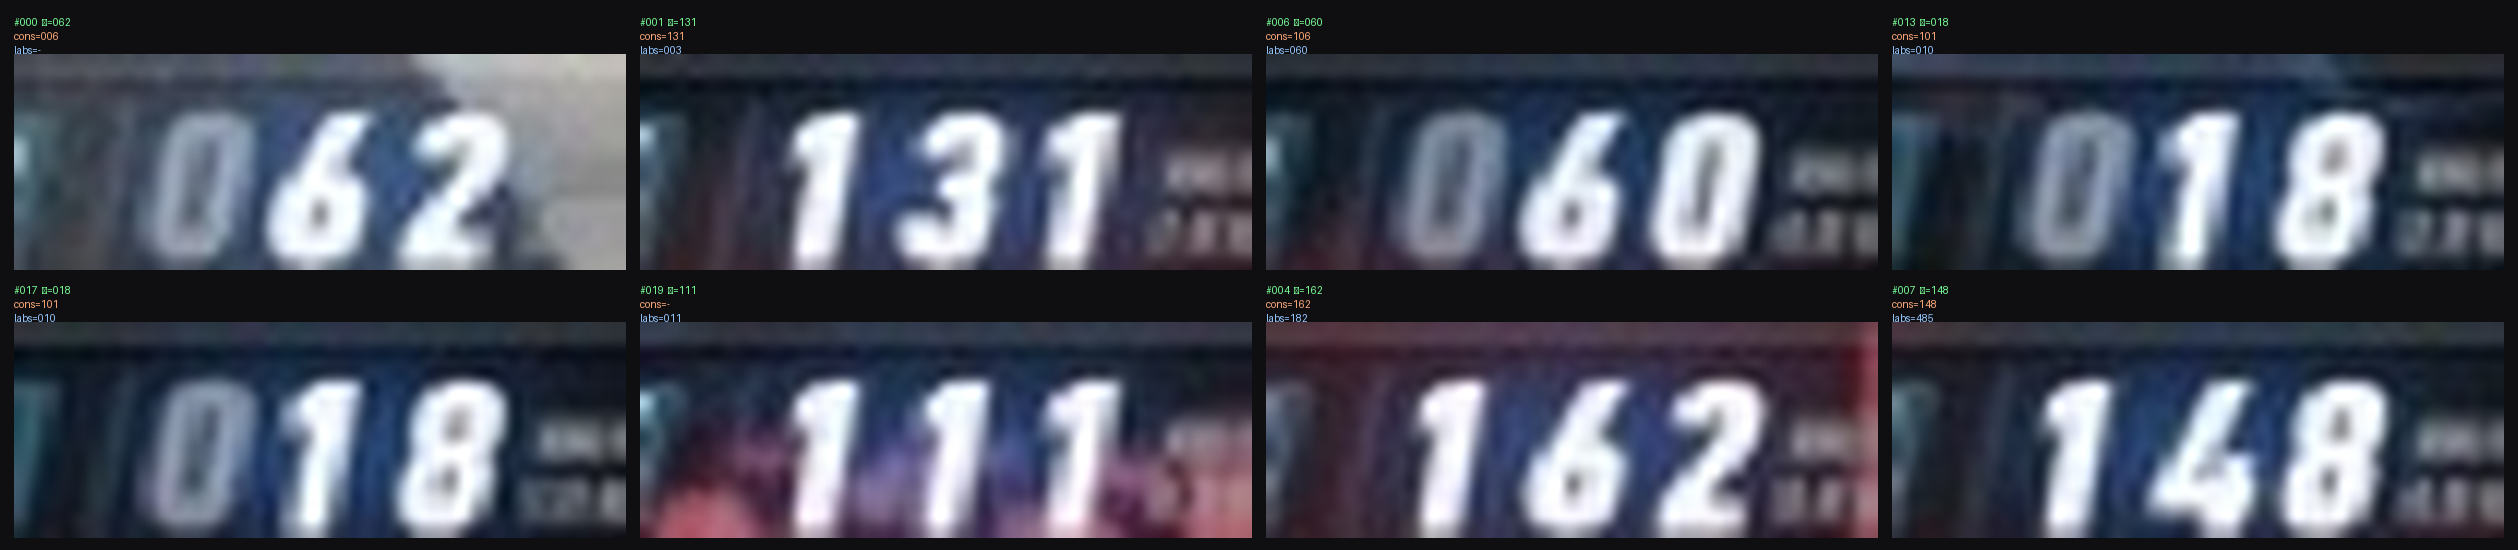

Source code (Python):
import json, csv, os, sys
from PIL import Image, ImageDraw
ROOT='/Users/dupi/Desktop/自动驾驶系统'
IMG_DIR=f'{ROOT}/data/speed_crops_v3'
d=json.load(open('labels/batch_000.json')); L=d['labels']
pick=open('batches/batch_000.txt').read().split('\n')
def load(p):
    o={}
    with open(p,newline='',encoding='utf-8-sig') as f:
        r=csv.reader(f); next(r,None)
        for row in r:
            if len(row)>=2: o[row[0]]=row[1].strip().zfill(3)
    return o
cons=load(f'{ROOT}/data/speed_crops_v3_consensus.csv')
labs=load(f'{ROOT}/data/speed_crops_v3_labels.csv')
IDX=[int(x) for x in sys.argv[1:]] or [0,1,6,13,17,19,4,7]
SCALE=12
cw,ch=51*SCALE,18*SCALE
cols=4; rows=(len(IDX)+cols-1)//cols
W=cols*(cw+14)+14; H=rows*(ch+52)+14
canvas=Image.new('RGB',(W,H),(15,15,18)); dr=ImageDraw.Draw(canvas)
for k,i in enumerate(IDX):
    r_,c_=divmod(k,cols)
    x=14+c_*(cw+14); y=14+r_*(ch+52)
    fn=pick[i]
    im=Image.open(os.path.join(IMG_DIR,fn)).convert('RGB').resize((cw,ch),Image.LANCZOS)
    canvas.paste(im,(x,y+40))
    dr.text((x, y+2),  f'#{i:03d}  我={L.get(f"{i:03d}")}', fill=(120,255,150))
    dr.text((x, y+16), f'cons={cons.get(fn,"-")}', fill=(255,170,120))
    dr.text((x, y+30), f'labs={labs.get(fn,"-")}', fill=(150,200,255))
canvas.save('zoom_check.png')
print('已保存 zoom_check.png', canvas.size)
for i in IDX:
    fn=pick[i]
    print(f'  #{i:03d} {fn}')
